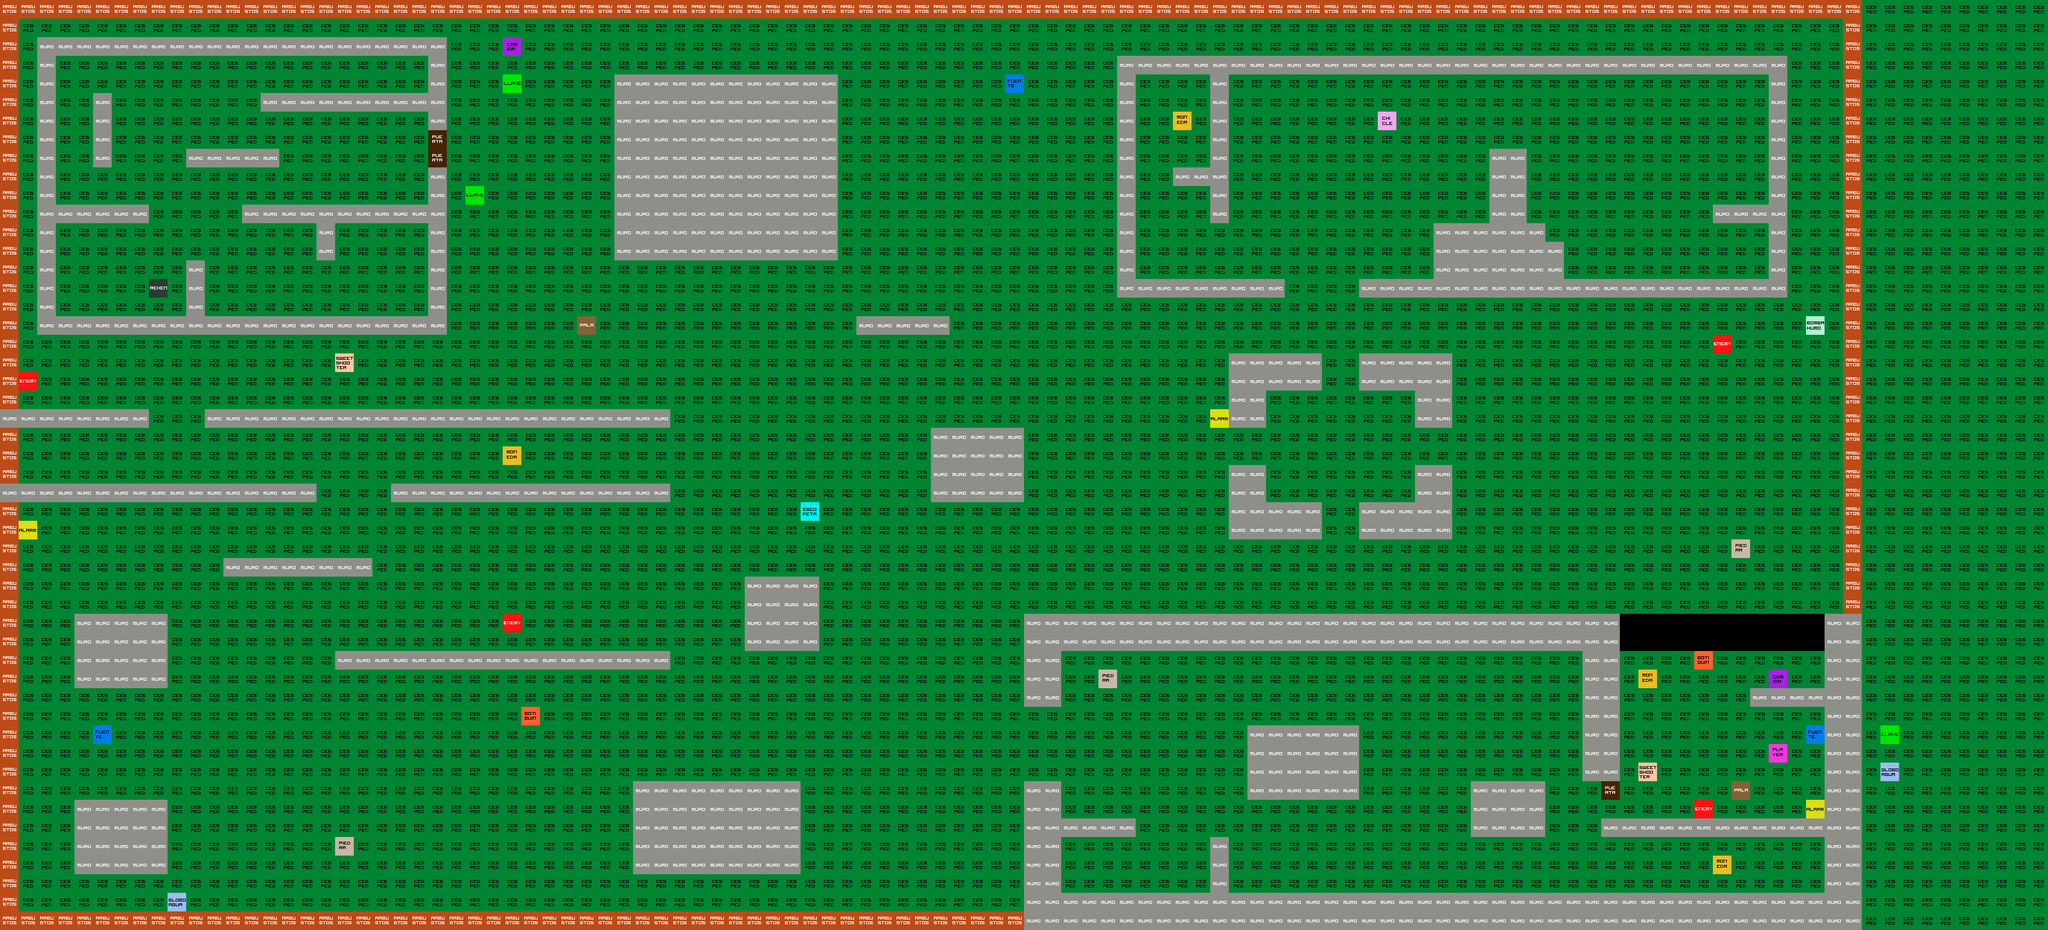

Below is a game level as drawn by its tile map, then a one-line description and the .tmx that defines it (tile-layer data replaced by summaries):
An orthogonal 110x50 tile map with 32x32 px tiles, 2 tile layers (Capa de Patrones 1, Capa de patrones 2) and 112 objects (85x nodo).

<map version="1.0" orientation="orthogonal" renderorder="right-down" width="110" height="50" tilewidth="32" tileheight="32" nextobjectid="309">
 <properties>
  <property name="PUERTA" type="int" value="1" />
 </properties>
 <tileset firstgid="1" name="tileset" tilewidth="32" tileheight="32" tilecount="64" columns="8">
  <image source="tileset.png" width="256" height="256" />
 </tileset>
 <layer name="Capa de Patrones 1" width="110" height="50">
  <data>[5500 cells, 5477 non-empty, 2 distinct tile ids]</data>
 </layer>
 <layer name="Capa de patrones 2" width="110" height="50">
  <data>[5500 cells, 271 non-empty, 18 distinct tile ids]</data>
 </layer>
 <objectgroup name="muros">
  <object id="1" x="128" y="1056">
   <polyline points="0,0 0,128 160,128 160,0 0,0" />
  </object>
  <object id="2" x="0" y="864">
   <polyline points="544,0 0,0 0,-32 544,-32 544,0" />
  </object>
  <object id="3" x="0" y="736">
   <polyline points="0,0 256,0 256,-32 0,-32 0,0" />
  </object>
  <object id="4" x="672" y="832">
   <polyline points="0,0 0,32 480,32 480,0 0,0" />
  </object>
  <object id="5" x="352" y="704">
   <polyline points="0,0 0,32 800,32 800,0 0,0" />
  </object>
  <object id="7" x="736" y="288">
   <polyline points="0,0 32,0 32,288 -672,288 -672,-224 32,-224 32,-64 0,-64 0,-96 -288,-96 -288,-128 0,-128 0,-192 -640,-192 -640,64 -480,64 -480,96 -640,96 -640,256 -416,256 -416,160 -384,160 -384,256 0,256 0,96 -160,96 -160,160 -192,160 -192,96 -320,96 -320,64 0,64 0,0" />
  </object>
  <object id="8" x="480" y="256">
   <polyline points="0,0 0,32 -160,32 -160,0 0,0" />
  </object>
  <object id="9" x="160" y="160">
   <polyline points="0,0 0,128 32,128 32,0 0,0" />
  </object>
  <object id="10" x="384" y="960">
   <polyline points="0,0 0,32 256,32 256,0 0,0" />
  </object>
  <object id="11" x="576" y="1120">
   <polyline points="0,0 0,32 576,32 576,0 0,0" />
  </object>
  <object id="12" x="128" y="1376">
   <polyline points="0,0 0,128 160,128 160,0 0,0" />
  </object>
  <object id="13" x="1088" y="1344">
   <polyline points="0,0 0,160 288,160 288,0 0,0" />
  </object>
  <object id="14" x="1280" y="992">
   <polyline points="0,0 0,128 128,128 128,0 0,0" />
  </object>
  <object id="15" x="1600" y="736">
   <polyline points="0,0 0,128 160,128 160,0 0,0" />
  </object>
  <object id="16" x="1760" y="1344">
   <polyline points="0,0 64,0 64,64 192,64 192,96 64,96 64,192 320,192 320,96 352,96 352,192 1376,192 1376,96 992,96 992,64 1376,64 1376,-224 1024,-224 1024,0 960,0 960,-224 64,-224 64,-128 0,-128 0,-288 1760,-288 1760,256 0,256 0,0" />
  </object>
  <object id="17" x="2144" y="1248">
   <polyline points="0,0 0,128 192,128 192,0 0,0" />
  </object>
  <object id="20" x="2112" y="800">
   <polyline points="0,0 0,128 160,128 160,64 64,64 64,0 0,0" />
  </object>
  <object id="21" x="2336" y="864">
   <polyline points="0,0 0,64 160,64 160,-64 96,-64 96,0 0,0" />
  </object>
  <object id="22" x="2112" y="608">
   <polyline points="0,0 0,128 64,128 64,64 160,64 160,0 0,0" />
  </object>
  <object id="23" x="2336" y="608">
   <polyline points="0,0 0,64 96,64 96,128 160,128 160,0 0,0" />
  </object>
  <object id="24" x="2208" y="480">
   <polyline points="0,0 0,32 -288,32 -288,-384 864,-384 864,32 128,32 128,0 256,0 256,-96 352,-96 352,-224 416,-224 416,-96 448,-96 448,-64 480,-64 480,0 832,0 832,-96 736,-96 736,-128 832,-128 832,-352 -96,-352 -96,-96 -128,-96 -128,-160 -192,-160 -192,-192 -128,-192 -128,-352 -256,-352 -256,0 0,0" />
  </object>
  <object id="25" x="1472" y="544">
   <polyline points="0,0 0,32 160,32 160,0 0,0" />
  </object>
  <object id="26" x="1056" y="128">
   <polyline points="0,0 0,320 384,320 384,0 0,0" />
  </object>
  <object id="27" x="2528" y="1344">
   <polyline points="0,0 0,96 128,96 128,0 0,0" />
  </object>
  <object id="28" x="3200" y="1056">
   <polyline points="320,0 320,-1056 -3200,-1056 -3200,-352 -3168,-352 -3168,-1024 -32,-1024 -32,0 320,0" />
  </object>
  <object id="29" x="1760" y="1568">
   <polyline points="0,0 0,32 -1760,32 -1760,-704 -1728,-704 -1728,0 0,0" />
  </object>
  <object id="30" x="0" y="736">
   <polyline points="0,0 0,96 32,96 32,0 0,0" />
  </object>
 </objectgroup>
 <objectgroup name="nodos" visible="0">
  <object id="168" name="1" type="nodo" x="2880" y="1312" width="32" height="32">
   <properties>
    <property name="conecta" value="3" />
   </properties>
  </object>
  <object id="169" name="2" type="nodo" x="2656" y="1280" width="32" height="32">
   <properties>
    <property name="conecta" value="3-9" />
   </properties>
  </object>
  <object id="170" name="3" type="nodo" x="2720" y="1408" width="32" height="32">
   <properties>
    <property name="conecta" value="1-4-5-2" />
   </properties>
  </object>
  <object id="171" name="4" type="nodo" x="2848" y="1504" width="32" height="32">
   <properties>
    <property name="conecta" value="3" />
   </properties>
  </object>
  <object id="174" name="5" type="nodo" x="2656" y="1472" width="32" height="32">
   <properties>
    <property name="conecta" value="3-4-6" />
   </properties>
  </object>
  <object id="175" name="6" type="nodo" x="2496" y="1472" width="32" height="32">
   <properties>
    <property name="conecta" value="5-8" />
   </properties>
  </object>
  <object id="176" name="7" type="nodo" x="2144" y="1408" width="32" height="32">
   <properties>
    <property name="conecta" value="8-11" />
   </properties>
  </object>
  <object id="177" name="9" type="nodo" x="2432" y="1216" width="32" height="32">
   <properties>
    <property name="conecta" value="2-10-8" />
   </properties>
  </object>
  <object id="178" name="8" type="nodo" x="2368" y="1408" width="32" height="32">
   <properties>
    <property name="conecta" value="9-6-7" />
   </properties>
  </object>
  <object id="180" name="10" type="nodo" x="2080" y="1184" width="32" height="32">
   <properties>
    <property name="conecta" value="11-9" />
   </properties>
  </object>
  <object id="181" name="11" type="nodo" x="1984" y="1280" width="32" height="32">
   <properties>
    <property name="conecta" value="7-12-10-13" />
   </properties>
  </object>
  <object id="182" name="12" type="nodo" x="1984" y="1472" width="32" height="32">
   <properties>
    <property name="conecta" value="11" />
   </properties>
  </object>
  <object id="183" name="13" type="nodo" x="1664" y="1280" width="32" height="32">
   <properties>
    <property name="conecta" value="11-17-19-14" />
   </properties>
  </object>
  <object id="184" name="14" type="nodo" x="1408" y="1536" width="32" height="32">
   <properties>
    <property name="conecta" value="13-15-17" />
   </properties>
  </object>
  <object id="186" name="15" type="nodo" x="1024" y="1536" width="32" height="32">
   <properties>
    <property name="conecta" value="16-14-62-77-78" />
   </properties>
  </object>
  <object id="187" name="16" type="nodo" x="1024" y="1280" width="32" height="32">
   <properties>
    <property name="conecta" value="18-17-15-78-60-62" />
   </properties>
  </object>
  <object id="188" name="17" type="nodo" x="1408" y="1280" width="32" height="32">
   <properties>
    <property name="conecta" value="13-18-16-19-14" />
   </properties>
  </object>
  <object id="189" name="19" type="nodo" x="1440" y="1152" width="32" height="32">
   <properties>
    <property name="conecta" value="13-18-21-22" />
   </properties>
  </object>
  <object id="192" name="20" type="nodo" x="1216" y="928" width="32" height="32">
   <properties>
    <property name="conecta" value="52-21-56-18" />
   </properties>
  </object>
  <object id="194" name="18" type="nodo" x="1216" y="1184" width="32" height="32">
   <properties>
    <property name="conecta" value="16-20-17-19-13" />
   </properties>
  </object>
  </objectgroup>
</map>
<!-- 65 of 112 objects omitted -->
